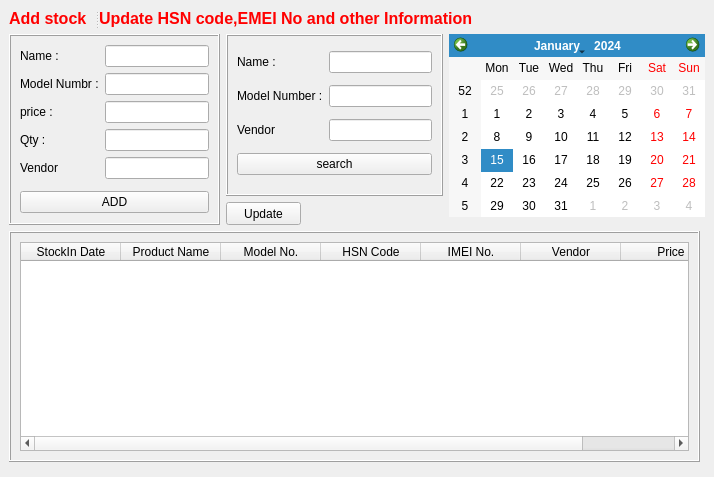
<?xml version="1.0" encoding="UTF-8"?>
<ui version="4.0">
 <class>Form</class>
 <widget class="QWidget" name="Form">
  <property name="geometry">
   <rect>
    <x>0</x>
    <y>0</y>
    <width>714</width>
    <height>477</height>
   </rect>
  </property>
  <property name="windowTitle">
   <string>Form</string>
  </property>
  <widget class="QFrame" name="frame">
   <property name="geometry">
    <rect>
     <x>9</x>
     <y>34</y>
     <width>211</width>
     <height>191</height>
    </rect>
   </property>
   <property name="frameShape">
    <enum>QFrame::Box</enum>
   </property>
   <property name="frameShadow">
    <enum>QFrame::Raised</enum>
   </property>
   <layout class="QFormLayout" name="formLayout">
    <item row="0" column="0">
     <widget class="QLabel" name="label_7">
      <property name="text">
       <string>Name :</string>
      </property>
     </widget>
    </item>
    <item row="0" column="1">
     <widget class="QLineEdit" name="lineEdit"/>
    </item>
    <item row="1" column="0">
     <widget class="QSplitter" name="splitter_12">
      <property name="orientation">
       <enum>Qt::Horizontal</enum>
      </property>
      <widget class="QLabel" name="label_8">
       <property name="text">
        <string>Model Numbr :</string>
       </property>
      </widget>
     </widget>
    </item>
    <item row="1" column="1">
     <widget class="QLineEdit" name="lineEdit_2"/>
    </item>
    <item row="2" column="0">
     <widget class="QSplitter" name="splitter_13">
      <property name="orientation">
       <enum>Qt::Horizontal</enum>
      </property>
      <widget class="QLabel" name="label_9">
       <property name="text">
        <string>price :</string>
       </property>
      </widget>
     </widget>
    </item>
    <item row="2" column="1">
     <widget class="QLineEdit" name="lineEdit_3"/>
    </item>
    <item row="3" column="0">
     <widget class="QSplitter" name="splitter_14">
      <property name="orientation">
       <enum>Qt::Horizontal</enum>
      </property>
      <widget class="QLabel" name="label_10">
       <property name="text">
        <string>Qty :</string>
       </property>
      </widget>
     </widget>
    </item>
    <item row="3" column="1">
     <widget class="QLineEdit" name="lineEdit_4"/>
    </item>
    <item row="4" column="0">
     <widget class="QSplitter" name="splitter_15">
      <property name="orientation">
       <enum>Qt::Horizontal</enum>
      </property>
      <widget class="QLabel" name="label_11">
       <property name="text">
        <string>Vendor</string>
       </property>
      </widget>
     </widget>
    </item>
    <item row="4" column="1">
     <widget class="QLineEdit" name="lineEdit_5"/>
    </item>
    <item row="5" column="0">
     <widget class="QSplitter" name="splitter_16">
      <property name="orientation">
       <enum>Qt::Horizontal</enum>
      </property>
     </widget>
    </item>
    <item row="6" column="0" colspan="2">
     <widget class="QPushButton" name="pushButton">
      <property name="text">
       <string>ADD</string>
      </property>
     </widget>
    </item>
   </layout>
  </widget>
  <widget class="QFrame" name="frame_2">
   <property name="geometry">
    <rect>
     <x>226</x>
     <y>34</y>
     <width>217</width>
     <height>162</height>
    </rect>
   </property>
   <property name="frameShape">
    <enum>QFrame::Box</enum>
   </property>
   <property name="frameShadow">
    <enum>QFrame::Raised</enum>
   </property>
   <layout class="QGridLayout" name="gridLayout_2">
    <item row="0" column="0">
     <widget class="QLabel" name="label_15">
      <property name="text">
       <string>Name :</string>
      </property>
     </widget>
    </item>
    <item row="0" column="1">
     <widget class="QLineEdit" name="lineEdit_9"/>
    </item>
    <item row="1" column="0">
     <widget class="QLabel" name="label_14">
      <property name="text">
       <string>Model Number :</string>
      </property>
     </widget>
    </item>
    <item row="1" column="1">
     <widget class="QLineEdit" name="lineEdit_8"/>
    </item>
    <item row="2" column="0">
     <widget class="QLabel" name="label_16">
      <property name="text">
       <string>Vendor</string>
      </property>
     </widget>
    </item>
    <item row="2" column="1">
     <widget class="QLineEdit" name="lineEdit_10"/>
    </item>
    <item row="3" column="0" colspan="2">
     <widget class="QPushButton" name="pushButton_2">
      <property name="text">
       <string>search</string>
      </property>
     </widget>
    </item>
   </layout>
  </widget>
  <widget class="QCalendarWidget" name="calendarWidget">
   <property name="geometry">
    <rect>
     <x>449</x>
     <y>34</y>
     <width>256</width>
     <height>183</height>
    </rect>
   </property>
  </widget>
  <widget class="QPushButton" name="pushButton_3">
   <property name="geometry">
    <rect>
     <x>226</x>
     <y>202</y>
     <width>75</width>
     <height>23</height>
    </rect>
   </property>
   <property name="text">
    <string>Update</string>
   </property>
  </widget>
  <widget class="QFrame" name="frame_3">
   <property name="geometry">
    <rect>
     <x>9</x>
     <y>231</y>
     <width>691</width>
     <height>231</height>
    </rect>
   </property>
   <property name="frameShape">
    <enum>QFrame::Box</enum>
   </property>
   <property name="frameShadow">
    <enum>QFrame::Raised</enum>
   </property>
   <layout class="QGridLayout" name="gridLayout">
    <item row="0" column="0">
     <widget class="QTableWidget" name="tableWidget">
      <property name="gridStyle">
       <enum>Qt::SolidLine</enum>
      </property>
      <column>
       <property name="text">
        <string>StockIn Date</string>
       </property>
      </column>
      <column>
       <property name="text">
        <string>Product Name</string>
       </property>
      </column>
      <column>
       <property name="text">
        <string>Model No.</string>
       </property>
      </column>
      <column>
       <property name="text">
        <string>HSN Code</string>
       </property>
      </column>
      <column>
       <property name="text">
        <string>IMEI No.</string>
       </property>
      </column>
      <column>
       <property name="text">
        <string>Vendor</string>
       </property>
      </column>
      <column>
       <property name="text">
        <string>Price</string>
       </property>
      </column>
     </widget>
    </item>
   </layout>
  </widget>
  <widget class="QSplitter" name="splitter">
   <property name="geometry">
    <rect>
     <x>9</x>
     <y>9</y>
     <width>485</width>
     <height>19</height>
    </rect>
   </property>
   <property name="orientation">
    <enum>Qt::Horizontal</enum>
   </property>
   <widget class="QLabel" name="label">
    <property name="text">
     <string>&lt;html&gt;&lt;head/&gt;&lt;body&gt;&lt;p&gt;&lt;span style=&quot; font-size:12pt; font-weight:600; color:#ff0000;&quot;&gt;Add stock &lt;/span&gt;&lt;/p&gt;&lt;/body&gt;&lt;/html&gt;</string>
    </property>
   </widget>
   <widget class="QLabel" name="label_2">
    <property name="text">
     <string>&lt;html&gt;&lt;head/&gt;&lt;body&gt;&lt;p&gt;&lt;span style=&quot; font-size:12pt; font-weight:600; color:#ff0000;&quot;&gt;Update HSN code,EMEI No and other Information&lt;/span&gt;&lt;/p&gt;&lt;/body&gt;&lt;/html&gt;</string>
    </property>
   </widget>
  </widget>
 </widget>
 <resources/>
 <connections/>
</ui>
